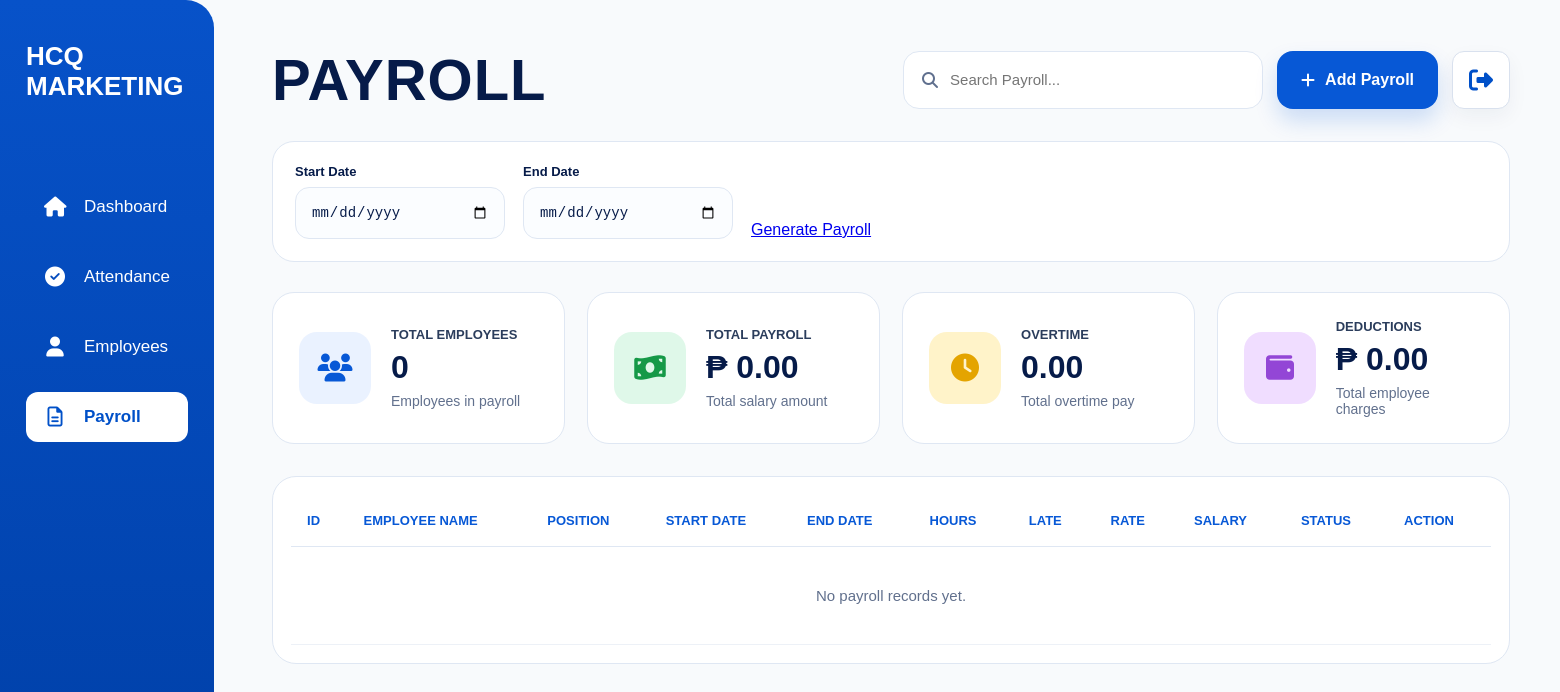
The page /payroll-page/ on the database as committed earlier.
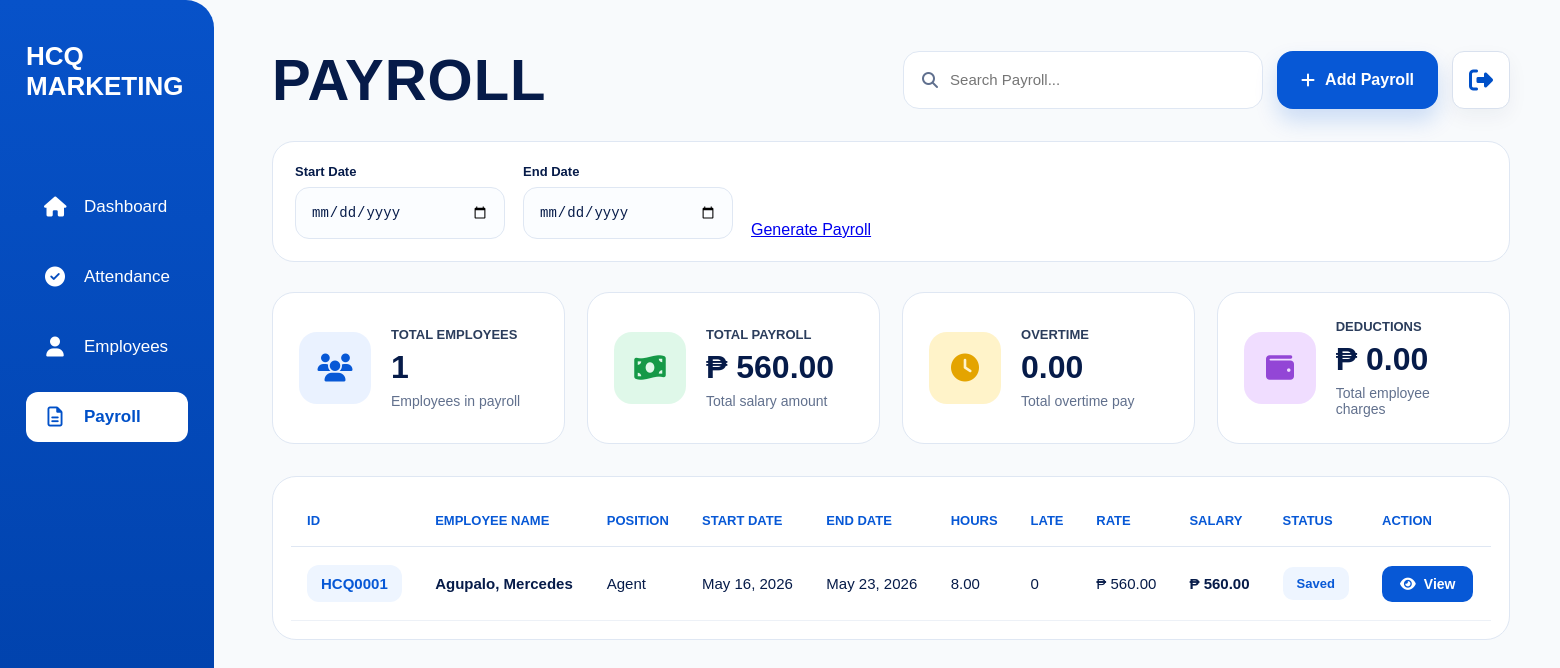
The same page on the database as committed later.
### payroll/models.py (models this page shows, shortened)
class Payroll(models.Model):
    employee = models.ForeignKey(
        Employee,
        on_delete=models.CASCADE,
        related_name='payrolls'
    )
    start_date = models.DateField()
    end_date = models.DateField()
    total_payable_hours = models.DecimalField(
        max_digits=10,
        decimal_places=2,
        default=0
    )
    total_late_minutes = models.PositiveIntegerField(
        default=0
    )
    total_undertime_minutes = models.PositiveIntegerField(
        default=0
    )
    base_salary = models.DecimalField(
        max_digits=12,
        decimal_places=2,
        default=0
    )
    overtime_pay = models.DecimalField(
        max_digits=12,
        decimal_places=0,
        default=0
    )
    transportation_fee = models.DecimalField(
        max_digits=12,
        decimal_places=2,
        default=0
    )
    delivery_allowance = models.DecimalField(
        max_digits=12,
        decimal_places=2,
        default=0
    )
    benefits = models.DecimalField(
        max_digits=10,
        decimal_places=2,
        default=0
    )
    allowance = models.DecimalField(
        max_digits=10,
        decimal_places=2,
        default=0,
        blank=True,
        help_text='Manual allowance for this payroll period.'
    )
    cash_advance = models.DecimalField(
        max_digits=10,
        decimal_places=2,
        default=0,
        blank=True
    )
    charges = models.DecimalField(
        max_digits=10,
        decimal_places=2,
        default=0,
        blank=True
    )
    rent = models.DecimalField(
        max_digits=10,
        decimal_places=2,
        default=0,
        blank=True
    )
    remarks = models.TextField(
        blank=True,
        null=True
    )
    total_salary = models.DecimalField(
        max_digits=12,
        decimal_places=2,
        default=0
    )
    created_at = models.DateTimeField(
        auto_now_add=True
    )
    class Meta:
        ordering = [
            '-start_date',
            'employee__last_name'
        ]

### employees/models.py (models this page shows, shortened)
class Employee(models.Model):
    SALARY_TYPE_CHOICES = (
        ('daily', 'Daily'),
        ('hourly', 'Hourly'),
    )
    EMPLOYMENT_STATUS_CHOICES = (
        ('ACTIVE', 'Active'),
        ('RESIGNED', 'Resigned'),
        ('MIA', 'MIA'),
        ('TERMINATED', 'Terminated'),
    )
    employee_id = models.CharField(
        max_length=10,
        unique=True,
        editable=False
    )
    first_name = models.CharField(max_length=100)
    middle_initial = models.CharField(
        max_length=50,
        blank=True,
        null=True
    )
    last_name = models.CharField(max_length=100)
    date_of_birth = models.DateField(
        blank=True,
        null=True
    )
    citizenship = models.CharField(
        max_length=100,
        blank=True,
        null=True
    )
    address = models.CharField(
        max_length=255,
        blank=True,
        null=True
    )
    contact_number = models.CharField(
        max_length=50,
        blank=True,
        null=True
    )
    spouse_name = models.CharField(
        max_length=100,
        blank=True,
        null=True
    )
    spouse_contact_number = models.CharField(
        max_length=50,
        blank=True,
        null=True
    )
    elementary = models.CharField(
        max_length=255,
        blank=True,
        null=True
    )
    elementary_year = models.CharField(
        max_length=50,
        blank=True,
        null=True
    )
    high_school = models.CharField(
        max_length=255,
        blank=True,
        null=True
    )
    high_school_year = models.CharField(
        max_length=50,
        blank=True,
        null=True
    )
    college = models.CharField(
        max_length=255,
        blank=True,
        null=True
    )
    college_year = models.CharField(
        max_length=50,
        blank=True,
        null=True
    )
    company_1 = models.CharField(
        max_length=255,
        blank=True,
        null=True
    )
    company_address_1 = models.CharField(
        max_length=255,
        blank=True,
        null=True
    )
    occupation_1 = models.CharField(
        max_length=100,
        blank=True,
        null=True
    )
    years_1 = models.CharField(
        max_length=50,
        blank=True,
        null=True
    )
    company_2 = models.CharField(
        max_length=255,
        blank=True,
        null=True
    )
    company_address_2 = models.CharField(
        max_length=255,
        blank=True,
        null=True
    )
    occupation_2 = models.CharField(
        max_length=100,
        blank=True,
        null=True
    )
    years_2 = models.CharField(
        max_length=50,
        blank=True,
        null=True
    )
    company_3 = models.CharField(
        max_length=255,
        blank=True,
        null=True
    )
    company_address_3 = models.CharField(
        max_length=255,
        blank=True,
        null=True
    )
    occupation_3 = models.CharField(
        max_length=100,
        blank=True,
        null=True
    )
    years_3 = models.CharField(
        max_length=50,
        blank=True,
        null=True
    )
    reference_name_1 = models.CharField(
        max_length=100,
        blank=True,
        null=True
    )
    reference_occupation_1 = models.CharField(
        max_length=100,
        blank=True,
        null=True
    )
    reference_contact_1 = models.CharField(
        max_length=50,
        blank=True,
        null=True
    )
    reference_name_2 = models.CharField(
        max_length=100,
        blank=True,
        null=True
    )
    reference_occupation_2 = models.CharField(
        max_length=100,
        blank=True,
        null=True
    )
    reference_contact_2 = models.CharField(
        max_length=50,
        blank=True,
        null=True
    )
    reference_name_3 = models.CharField(
        max_length=100,
        blank=True,
        null=True
    )
    reference_occupation_3 = models.CharField(
        max_length=100,
        blank=True,
        null=True
    )
    reference_contact_3 = models.CharField(
        max_length=50,
        blank=True,
        null=True
    )
    sss_number = models.CharField(
        max_length=100,
        blank=True,
        null=True
    )
    sss_file = models.FileField(
        upload_to='government_documents/sss/',
        blank=True,
        null=True
    )
    philhealth_number = models.CharField(
        max_length=100,
        blank=True,
        null=True
    )
    philhealth_file = models.FileField(
        upload_to='government_documents/philhealth/',
        blank=True,
        null=True
    )
    nbi_clearance_number = models.CharField(
        max_length=100,
        blank=True,
        null=True
    )
    nbi_clearance_file = models.FileField(
        upload_to='government_documents/nbi/',
        blank=True,
        null=True
    )
    barangay_clearance_number = models.CharField(
        max_length=100,
        blank=True,
        null=True
    )
    barangay_clearance_file = models.FileField(
        upload_to='government_documents/barangay/',
        blank=True,
        null=True
    )
    tin_number = models.CharField(
        max_length=100,
        blank=True,
        null=True
    )
    tin_file = models.FileField(
        upload_to='government_documents/tin/',
        blank=True,
        null=True
    )
    drivers_license_number = models.CharField(
        max_length=100,
        blank=True,
        null=True
    )
    drivers_license_file = models.FileField(
        upload_to='government_documents/drivers_license/',
        blank=True,
        null=True
    )
    position = models.CharField(max_length=100)
    employment_status = models.CharField(
        max_length=20,
        choices=EMPLOYMENT_STATUS_CHOICES,
        default='ACTIVE'
    )
    employment_remarks = models.TextField(
        blank=True,
        null=True
    )
    salary_type = models.CharField(
        max_length=10,
        choices=SALARY_TYPE_CHOICES,
        default='daily'
    )
    rate = models.DecimalField(
        max_digits=10,
        decimal_places=2
    )
    benefits = models.DecimalField(
        max_digits=10,
        decimal_places=2,
        default=0
    )
    date_started = models.DateField(
        blank=True,
        null=True
    )
    photo = models.ImageField(
        upload_to='employee_photos/',
        blank=True,
        null=True
    )
    qr_code = models.ImageField(
        upload_to='employee_qrcodes/',
        blank=True,
        null=True
    )
    resume = models.FileField(
        upload_to='employee_resumes/',
        blank=True,
        null=True
    )

### payroll/views.py (the view, shortened to what this page needs)
# urls.py: path("", views.payroll_page, name="payroll-page"),
def payroll_page(request):
    q = request.GET.get("q", "")
    start_date = request.GET.get("start_date", "")
    end_date = request.GET.get("end_date", "")
    payrolls = Payroll.objects.select_related(
        "employee"
    ).filter(
        employee__employment_status="ACTIVE"
    )
    if start_date:
        payrolls = payrolls.filter(
            start_date__gte=start_date
        )
    if end_date:
        payrolls = payrolls.filter(
            end_date__lte=end_date
        )
    payrolls = payrolls.order_by(
        "employee__employee_id"
    )
    total_deductions = (
        (payrolls.aggregate(total=Sum("cash_advance"))["total"] or 0)
        +
        (payrolls.aggregate(total=Sum("charges"))["total"] or 0)
        +
        (payrolls.aggregate(total=Sum("rent"))["total"] or 0)
        +
        (payrolls.aggregate(total=Sum("benefits"))["total"] or 0)
    )
    context = {
        "payroll_data": payrolls,
        "total_employees": payrolls.values(
            "employee"
        ).distinct().count(),
        "total_payroll": payrolls.aggregate(
            total=Sum("total_salary")
        )["total"] or 0,
        "total_overtime": payrolls.aggregate(
            total=Sum("overtime_pay")
        )["total"] or 0,
        "total_deductions": total_deductions,
        "q": q,
        "start_date": start_date,
        "end_date": end_date,
    }
    return render(
        request,
        "admin/payroll/payroll_page.html",
        context
    )

### templates/admin/payroll/payroll_page.html (shortened to what the changed rows need)
{% load static %}
{% load humanize %}
<!DOCTYPE html>
<html lang="en">
<head>
    <link rel="stylesheet" href="{% static 'dashboard/dashboard.css' %}">
    <link rel="stylesheet"
          href="https://cdnjs.cloudflare.com/ajax/libs/font-awesome/6.5.1/css/all.min.css">
</head>
<body>
<div class="modern-page">
    <main class="modern-content">
        <div class="payroll-header">
            <h1 class="payroll-title">
                PAYROLL
            </h1>
        </div>
        <div class="payroll-summary-grid">
            <div class="payroll-summary-card">
                <div>
                    <p>Total Employees</p>
                    <h2>{{ total_employees }}</h2>
                    <span>Employees in payroll</span>
                </div>
            </div>
            <div class="payroll-summary-card">
                <div>
                    <p>Total Payroll</p>
                    <h2>
                        ₱ {{ total_payroll|floatformat:2|intcomma }}
                    </h2>
                    <span>Total salary amount</span>
                </div>
            </div>
            <div class="payroll-summary-card">
                <div>
                    <h2>
                        {{ total_overtime|floatformat:2 }}
                    </h2>
                </div>
            </div>
            <div class="payroll-summary-card">
                <div>
                    <h2>
                        ₱ {{ total_deductions|floatformat:2|intcomma }}
                    </h2>
                </div>
            </div>
        </div>
        <div class="payroll-table-card">
            <table class="payroll-table">
                <thead>
                    <tr>
                        <th>ID</th>
                        <th>Employee Name</th>
                        <th>Position</th>
                        <th>Start Date</th>
                        <th>End Date</th>
                        <th>Hours</th>
                        <th>Late</th>
                        <th>Rate</th>
                        <th>Salary</th>
                        <th>Status</th>
                        <th>Action</th>
                    </tr>
                </thead>
                <tbody>
                    {% for row in payroll_data %}
                    <tr>
                        <td>
                            <span class="employee-id">
                                {{ row.employee.employee_id }}
                            </span>
                        </td>
                        <td class="employee-name">
                            {{ row.employee.last_name }},
                            {{ row.employee.first_name }}
                        </td>
                        <td>
                            {{ row.employee.position }}
                        </td>
                        <td>
                            {{ row.start_date }}
                        </td>
                        <td>
                            {{ row.end_date }}
                        </td>
                        <td>
                            {{ row.total_payable_hours|floatformat:2 }}
                        </td>
                        <td>
                            {{ row.total_late_minutes }}
                        </td>
                        <td>
                            ₱ {{ row.employee.rate|floatformat:2|intcomma }}
                        </td>
                        <td class="salary">
                            ₱ {{ row.total_salary|floatformat:2|intcomma }}
                        </td>
                        <td>
                            <span class="status-badge">
                                Saved
                            </span>
                        </td>
                        <td>
                            <a href="{% url 'view-payroll' row.id %}" class="view-btn">
                                <i class="fa-solid fa-eye"></i>
                                View
                            </a>
                        </td>
                    </tr>
                    {% empty %}
                    <tr>
                        <td colspan="11" class="empty-row">
                            No payroll records yet.
                        </td>
                    </tr>
                    {% endfor %}
                </tbody>
            </table>
        </div>
    </main>
</div>
</body>
</html>

Rows that differ between the two databases and show on the page:
added Payroll: employee.employee_id "HCQ0001", employee.last_name "Agupalo", employee.first_name "Mercedes", employee.position "Agent", start_date "May 16, 2026", end_date "May 23, 2026", total_payable_hours "8.00", total_late_minutes "0", employee.rate "560.00", total_salary "560.00"
Other text that changed with them:
{{ total_employees }}: "0" → "1"
{{ total_payroll|floatformat:2|intcomma }}: "0.00" → "560.00"
text no longer shown: "No payroll records yet."
